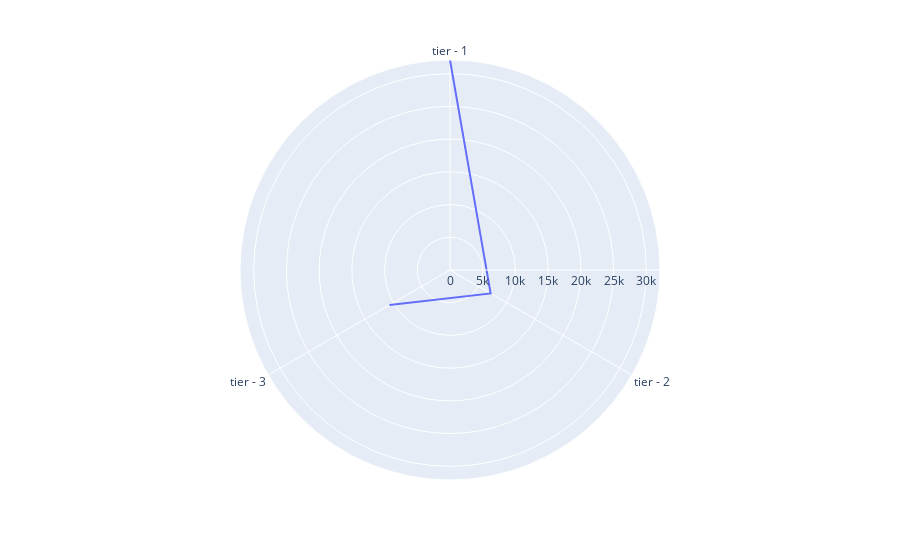

Here is the notebook cell this chart was saved with:
### Code cell
fig = px.line_polar(median, r='charges', theta='hospital_tier') #, line_close=True
fig.show()

### Figure 1 — Plotly figure (JSON) as saved in the notebook; plotly's stock layout.template omitted (floating-point values rounded to 4 significant figures)
{"data": [{"hovertemplate": "charges=%{r}<br>hospital_tier=%{theta}<extra></extra>", "legendgroup": "", "line": {"color": "#636efa", "dash": "solid"}, "marker": {"symbol": "circle"}, "mode": "lines", "name": "", "r": [32100.0, 7169.0, 10680.0], "showlegend": false, "subplot": "polar", "theta": ["tier - 1", "tier - 2", "tier - 3"], "type": "scatterpolar"}], "layout": {"legend": {"tracegroupgap": 0}, "margin": {"t": 60}, "polar": {"angularaxis": {"direction": "clockwise", "rotation": 90}, "domain": {"x": [0, 1], "y": [0, 1]}}}}
